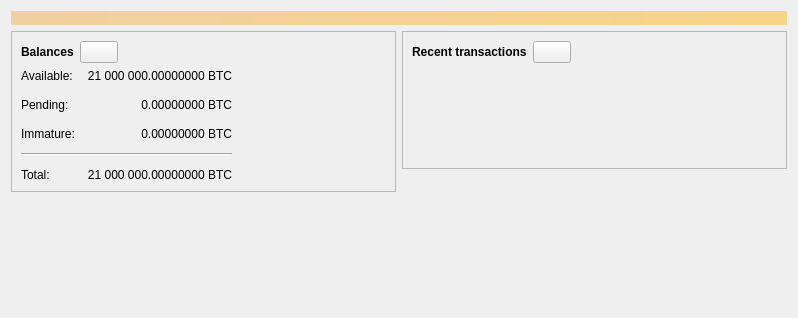
<?xml version="1.0" encoding="UTF-8"?>
<ui version="4.0">
 <class>OverviewPage</class>
 <widget class="QWidget" name="OverviewPage">
  <property name="geometry">
   <rect>
    <x>0</x>
    <y>0</y>
    <width>798</width>
    <height>318</height>
   </rect>
  </property>
  <property name="windowTitle">
   <string>Form</string>
  </property>
  <layout class="QVBoxLayout" name="topLayout">
   <item>
    <widget class="QLabel" name="labelAlerts">
     <property name="visible">
      <bool>false</bool>
     </property>
     <property name="styleSheet">
      <string notr="true">QLabel { background-color: qlineargradient(x1: 0, y1: 0, x2: 1, y2: 0, stop:0 #F0D0A0, stop:1 #F8D488); color:#000000; }</string>
     </property>
     <property name="wordWrap">
      <bool>true</bool>
     </property>
     <property name="margin">
      <number>3</number>
     </property>
     <property name="textInteractionFlags">
      <set>Qt::TextSelectableByMouse</set>
     </property>
    </widget>
   </item>
   <item>
    <layout class="QHBoxLayout" name="horizontalLayout" stretch="1,1">
     <item>
      <layout class="QVBoxLayout" name="verticalLayout_2">
       <item>
        <widget class="QFrame" name="frame">
         <property name="frameShape">
          <enum>QFrame::StyledPanel</enum>
         </property>
         <property name="frameShadow">
          <enum>QFrame::Raised</enum>
         </property>
         <layout class="QVBoxLayout" name="verticalLayout_4">
          <item>
           <layout class="QHBoxLayout" name="horizontalLayout_4">
            <item>
             <widget class="QLabel" name="label_5">
              <property name="font">
               <font>
                <weight>75</weight>
                <bold>true</bold>
               </font>
              </property>
              <property name="text">
               <string>Balances</string>
              </property>
             </widget>
            </item>
            <item>
             <widget class="QPushButton" name="labelWalletStatus">
              <property name="enabled">
               <bool>true</bool>
              </property>
              <property name="maximumSize">
               <size>
                <width>38</width>
                <height>16777215</height>
               </size>
              </property>
              <property name="toolTip">
               <string>The displayed information may be out of date. Your wallet automatically synchronizes with the Tessera network after a connection is established, but this process has not completed yet.</string>
              </property>
              <property name="text">
               <string/>
              </property>
              <property name="icon">
               <iconset resource="../tessera.qrc">
                <normaloff>:/icons/warning</normaloff>
                <disabledoff>:/icons/warning</disabledoff>:/icons/warning</iconset>
              </property>
              <property name="iconSize">
               <size>
                <width>24</width>
                <height>24</height>
               </size>
              </property>
             </widget>
            </item>
            <item>
             <spacer name="horizontalSpacer_3">
              <property name="orientation">
               <enum>Qt::Horizontal</enum>
              </property>
              <property name="sizeHint" stdset="0">
               <size>
                <width>40</width>
                <height>20</height>
               </size>
              </property>
             </spacer>
            </item>
           </layout>
          </item>
          <item>
           <layout class="QGridLayout" name="gridLayout">
            <property name="spacing">
             <number>12</number>
            </property>
            <item row="1" column="1">
             <widget class="QLabel" name="labelUnconfirmed">
              <property name="cursor">
               <cursorShape>IBeamCursor</cursorShape>
              </property>
              <property name="toolTip">
               <string>Total of transactions that have yet to be confirmed, and do not yet count toward the spendable balance</string>
              </property>
              <property name="text">
               <string notr="true">0.00000000 BTC</string>
              </property>
              <property name="alignment">
               <set>Qt::AlignRight|Qt::AlignTrailing|Qt::AlignVCenter</set>
              </property>
              <property name="textInteractionFlags">
               <set>Qt::LinksAccessibleByMouse|Qt::TextSelectableByKeyboard|Qt::TextSelectableByMouse</set>
              </property>
             </widget>
            </item>
            <item row="3" column="0" colspan="2">
             <widget class="Line" name="line">
              <property name="orientation">
               <enum>Qt::Horizontal</enum>
              </property>
             </widget>
            </item>
            <item row="4" column="0">
             <widget class="QLabel" name="labelTotalText">
              <property name="text">
               <string>Total:</string>
              </property>
             </widget>
            </item>
            <item row="2" column="1">
             <widget class="QLabel" name="labelImmature">
              <property name="cursor">
               <cursorShape>IBeamCursor</cursorShape>
              </property>
              <property name="toolTip">
               <string>Mined balance that has not yet matured</string>
              </property>
              <property name="text">
               <string notr="true">0.00000000 BTC</string>
              </property>
              <property name="alignment">
               <set>Qt::AlignRight|Qt::AlignTrailing|Qt::AlignVCenter</set>
              </property>
              <property name="textInteractionFlags">
               <set>Qt::LinksAccessibleByMouse|Qt::TextSelectableByKeyboard|Qt::TextSelectableByMouse</set>
              </property>
             </widget>
            </item>
            <item row="1" column="2">
             <spacer name="horizontalSpacer_2">
              <property name="orientation">
               <enum>Qt::Horizontal</enum>
              </property>
              <property name="sizeHint" stdset="0">
               <size>
                <width>40</width>
                <height>20</height>
               </size>
              </property>
             </spacer>
            </item>
            <item row="2" column="0">
             <widget class="QLabel" name="labelImmatureText">
              <property name="text">
               <string>Immature:</string>
              </property>
             </widget>
            </item>
            <item row="4" column="1">
             <widget class="QLabel" name="labelTotal">
              <property name="cursor">
               <cursorShape>IBeamCursor</cursorShape>
              </property>
              <property name="toolTip">
               <string>Your current total balance</string>
              </property>
              <property name="text">
               <string notr="true">21 000 000.00000000 BTC</string>
              </property>
              <property name="alignment">
               <set>Qt::AlignRight|Qt::AlignTrailing|Qt::AlignVCenter</set>
              </property>
              <property name="textInteractionFlags">
               <set>Qt::LinksAccessibleByMouse|Qt::TextSelectableByKeyboard|Qt::TextSelectableByMouse</set>
              </property>
             </widget>
            </item>
            <item row="0" column="0">
             <widget class="QLabel" name="labelBalanceText">
              <property name="text">
               <string>Available:</string>
              </property>
             </widget>
            </item>
            <item row="0" column="1">
             <widget class="QLabel" name="labelBalance">
              <property name="cursor">
               <cursorShape>IBeamCursor</cursorShape>
              </property>
              <property name="toolTip">
               <string>Your current spendable balance</string>
              </property>
              <property name="text">
               <string notr="true">21 000 000.00000000 BTC</string>
              </property>
              <property name="alignment">
               <set>Qt::AlignRight|Qt::AlignTrailing|Qt::AlignVCenter</set>
              </property>
              <property name="textInteractionFlags">
               <set>Qt::LinksAccessibleByMouse|Qt::TextSelectableByKeyboard|Qt::TextSelectableByMouse</set>
              </property>
             </widget>
            </item>
            <item row="1" column="0">
             <widget class="QLabel" name="labelPendingText">
              <property name="text">
               <string>Pending:</string>
              </property>
             </widget>
            </item>
           </layout>
          </item>
         </layout>
        </widget>
       </item>
       <item>
        <spacer name="verticalSpacer">
         <property name="orientation">
          <enum>Qt::Vertical</enum>
         </property>
         <property name="sizeHint" stdset="0">
          <size>
           <width>20</width>
           <height>40</height>
          </size>
         </property>
        </spacer>
       </item>
      </layout>
     </item>
     <item>
      <layout class="QVBoxLayout" name="verticalLayout_3">
       <item>
        <widget class="QFrame" name="frame_2">
         <property name="frameShape">
          <enum>QFrame::StyledPanel</enum>
         </property>
         <property name="frameShadow">
          <enum>QFrame::Raised</enum>
         </property>
         <layout class="QVBoxLayout" name="verticalLayout">
          <item>
           <layout class="QHBoxLayout" name="horizontalLayout_2">
            <item>
             <widget class="QLabel" name="label_4">
              <property name="font">
               <font>
                <weight>75</weight>
                <bold>true</bold>
               </font>
              </property>
              <property name="text">
               <string>Recent transactions</string>
              </property>
             </widget>
            </item>
            <item>
             <widget class="QPushButton" name="labelTransactionsStatus">
              <property name="enabled">
               <bool>true</bool>
              </property>
              <property name="maximumSize">
               <size>
                <width>38</width>
                <height>16777215</height>
               </size>
              </property>
              <property name="toolTip">
               <string>The displayed information may be out of date. Your wallet automatically synchronizes with the Tessera network after a connection is established, but this process has not completed yet.</string>
              </property>
              <property name="text">
               <string/>
              </property>
              <property name="icon">
               <iconset resource="../tessera.qrc">
                <normaloff>:/icons/warning</normaloff>
                <disabledoff>:/icons/warning</disabledoff>:/icons/warning</iconset>
              </property>
              <property name="iconSize">
               <size>
                <width>24</width>
                <height>24</height>
               </size>
              </property>
             </widget>
            </item>
            <item>
             <spacer name="horizontalSpacer">
              <property name="orientation">
               <enum>Qt::Horizontal</enum>
              </property>
              <property name="sizeHint" stdset="0">
               <size>
                <width>40</width>
                <height>20</height>
               </size>
              </property>
             </spacer>
            </item>
           </layout>
          </item>
          <item>
           <widget class="TransactionOverviewWidget" name="listTransactions">
            <property name="styleSheet">
             <string notr="true">QListView { background: transparent; }</string>
            </property>
            <property name="frameShape">
             <enum>QFrame::NoFrame</enum>
            </property>
            <property name="verticalScrollBarPolicy">
             <enum>Qt::ScrollBarAlwaysOff</enum>
            </property>
            <property name="horizontalScrollBarPolicy">
             <enum>Qt::ScrollBarAlwaysOff</enum>
            </property>
            <property name="sizeAdjustPolicy">
             <enum>QAbstractScrollArea::AdjustToContents</enum>
            </property>
            <property name="selectionMode">
             <enum>QAbstractItemView::NoSelection</enum>
            </property>
            <property name="uniformItemSizes">
             <bool>true</bool>
            </property>
           </widget>
          </item>
         </layout>
        </widget>
       </item>
       <item>
        <spacer name="verticalSpacer_2">
         <property name="orientation">
          <enum>Qt::Vertical</enum>
         </property>
         <property name="sizeHint" stdset="0">
          <size>
           <width>20</width>
           <height>40</height>
          </size>
         </property>
        </spacer>
       </item>
      </layout>
     </item>
    </layout>
   </item>
  </layout>
 </widget>
 <customwidgets>
  <customwidget>
   <class>TransactionOverviewWidget</class>
   <extends>QListView</extends>
   <header>qt/transactionoverviewwidget.h</header>
  </customwidget>
 </customwidgets>
 <resources/>
 <connections/>
</ui>
